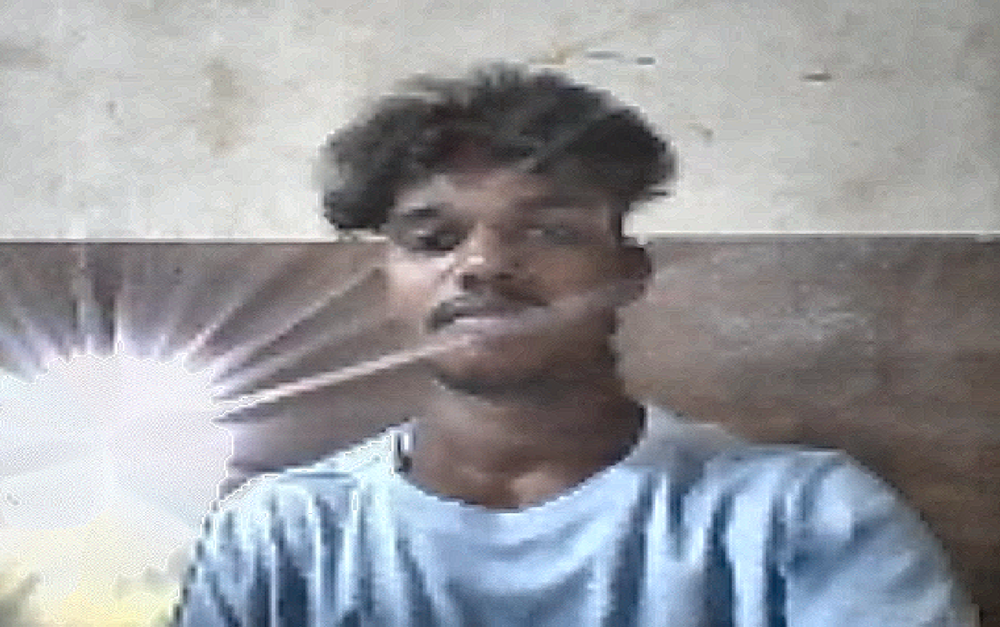
#> input picture sowndhar/remover.png, 1000 x 627 px, shrunk from 1629 x 1021 before the run
$ python -i sample.py   (imports and definitions only)
#> lines starting #> are read from the running program, lines starting #| are printed output that depends on the picture; after the words box and inside, x2 and y2 are one past the last pixel; in counts of white or black regions, pixels touching at a corner belong together
#> in remove_glare, image is the input picture: shape (627, 1000, 3); mean B, G, R 158.2, 153.8, 152.2
import cv2
import numpy as np

def detect_glare_mask(image):
    """Detect glare regions and return a binary mask."""
    hsv = cv2.cvtColor(image, cv2.COLOR_BGR2HSV)
#> hsv: shape (627, 1000, 3); mean H, S, V 72, 29.2, 163.9

    # Bright white glare (low saturation, high value)
    lower = np.array([0, 0, 220], dtype=np.uint8)
    upper = np.array([180, 60, 255], dtype=np.uint8)
    mask = cv2.inRange(hsv, lower, upper)
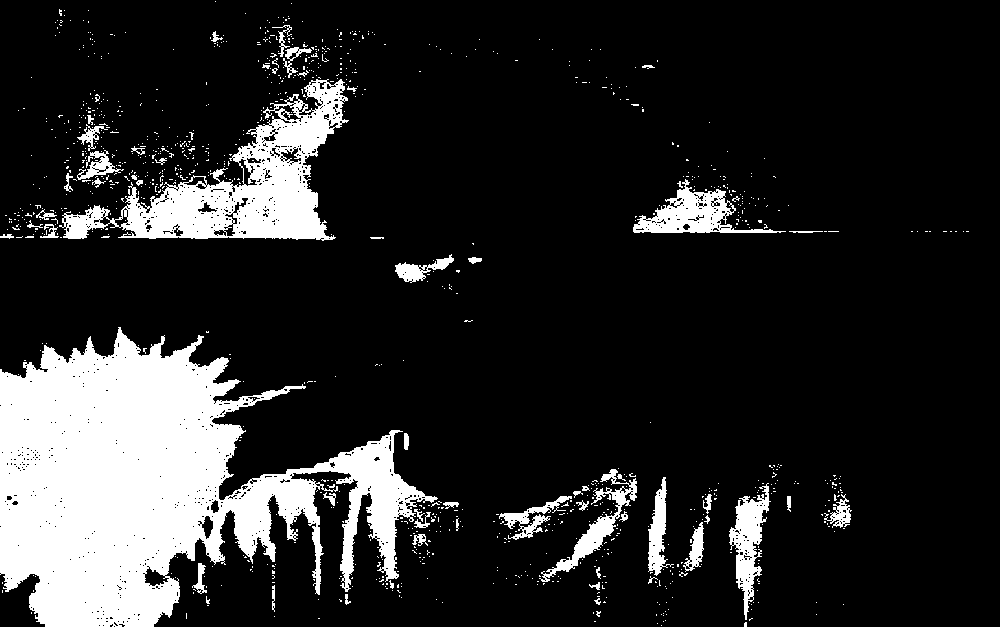
#> mask: shape (627, 1000); 15.8% white; 1055 white regions (997 under 20 px), largest, box (x1, y1, x2, y2) and area: (0, 327, 438, 627) 66905, (59, 79, 349, 241) 15743, (633, 179, 786, 233) 2914

    # Extra: detect bright spots in grayscale
    gray = cv2.cvtColor(image, cv2.COLOR_BGR2GRAY)
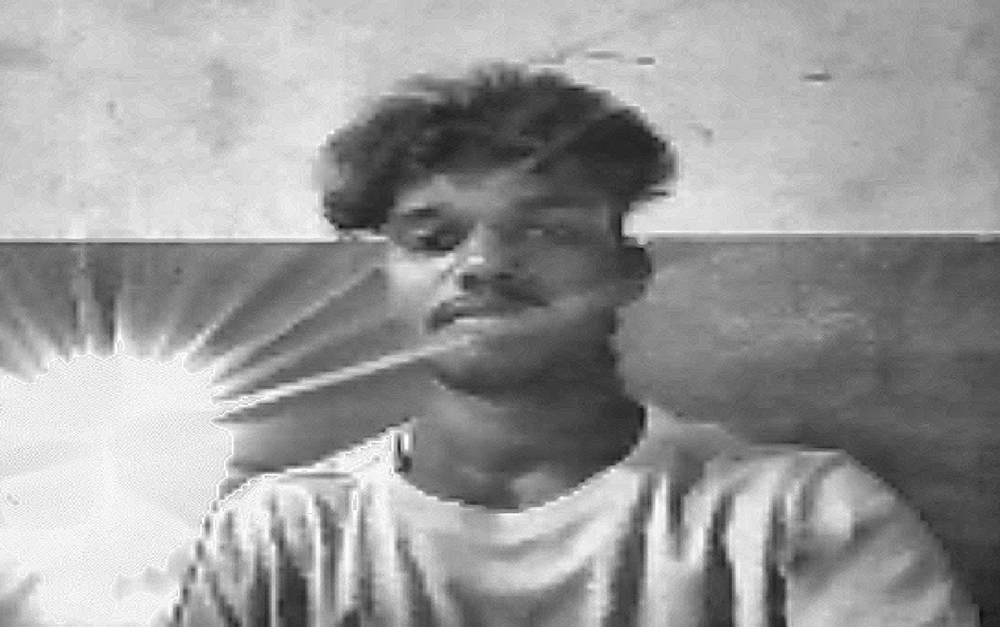
#> gray: shape (627, 1000); min 13, max 255, mean 153.8
    _, bright = cv2.threshold(gray, 230, 255, cv2.THRESH_BINARY)
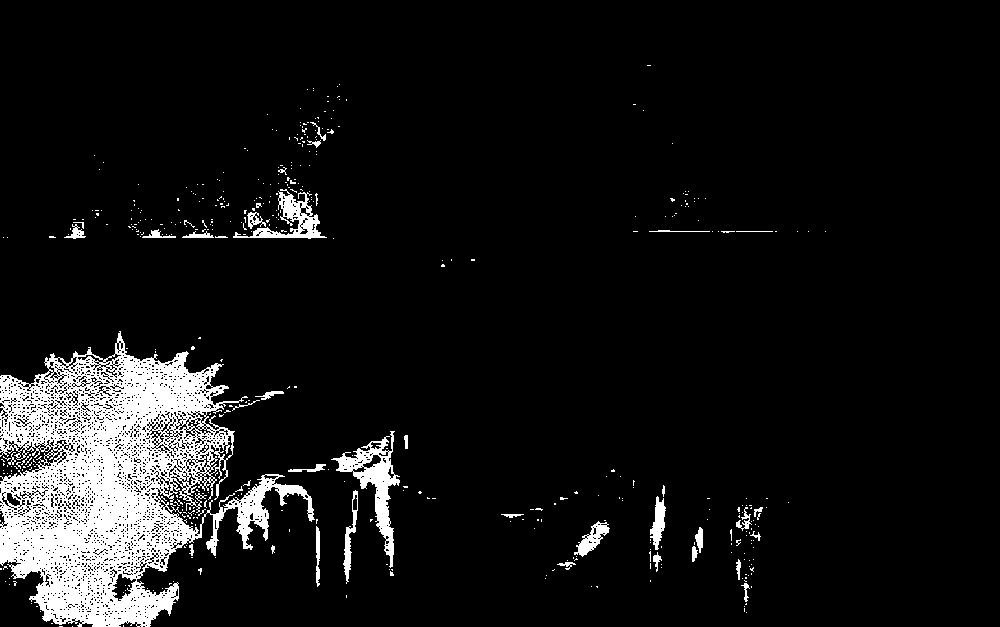
#> bright: shape (627, 1000); 8% white; 457 white regions (417 under 20 px), largest, box (x1, y1, x2, y2) and area: (0, 331, 315, 627) 41771, (331, 431, 400, 568) 2376, (233, 189, 327, 239) 1347
    mask = cv2.bitwise_or(mask, bright)
#> mask: shape (627, 1000); 15.8% white; 1055 white regions (997 under 20 px), largest, box (x1, y1, x2, y2) and area: (0, 327, 438, 627) 66952, (59, 79, 349, 241) 15743, (633, 179, 786, 233) 2914

    # Clean up mask
    kernel = cv2.getStructuringElement(cv2.MORPH_ELLIPSE, (7,7))
    mask = cv2.morphologyEx(mask, cv2.MORPH_CLOSE, kernel, iterations=1)
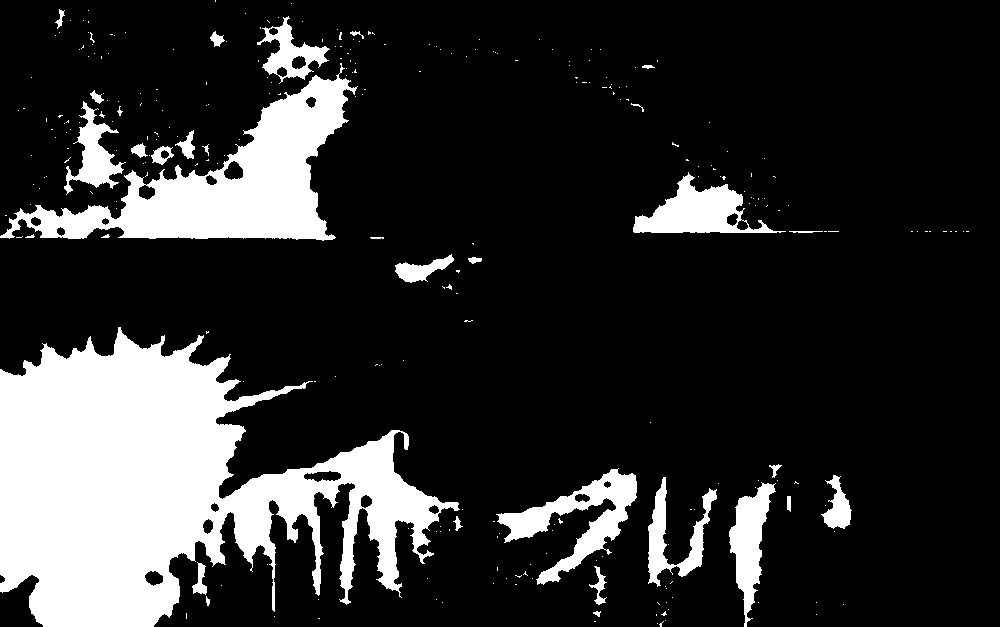
#> mask: shape (627, 1000); 18.4% white; 283 white regions (250 under 20 px), largest, box (x1, y1, x2, y2) and area: (0, 327, 460, 627) 71411, (0, 63, 358, 241) 21194, (496, 468, 637, 585) 5037
    mask = cv2.morphologyEx(mask, cv2.MORPH_OPEN, kernel, iterations=1)
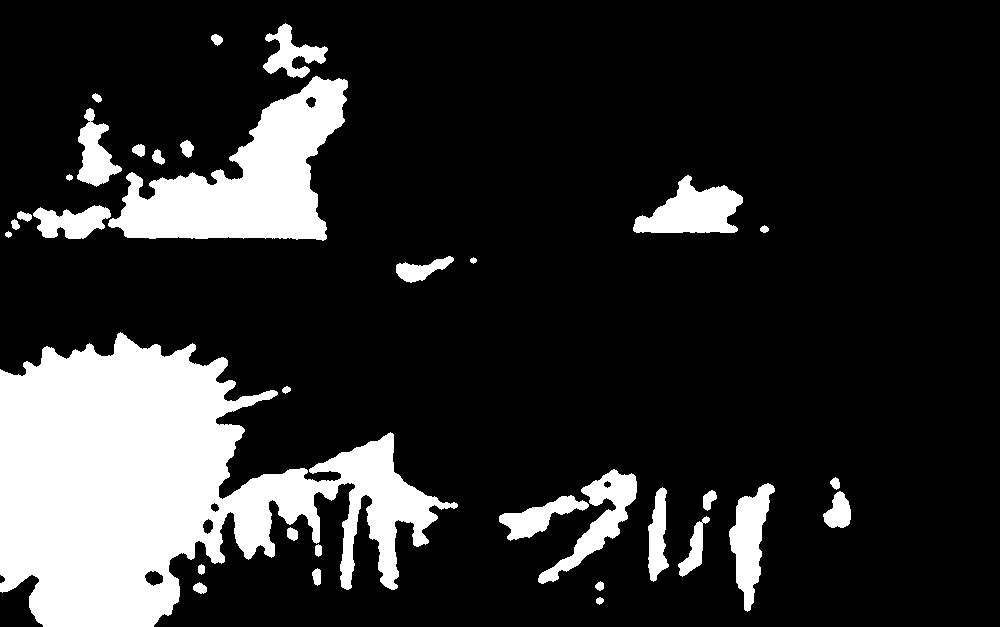
#> mask: shape (627, 1000); 17.6% white; 34 white regions, largest, box (x1, y1, x2, y2) and area: (0, 332, 458, 627) 69767, (108, 76, 348, 241) 18603, (633, 175, 743, 233) 3724
    mask = cv2.dilate(mask, kernel, iterations=1)
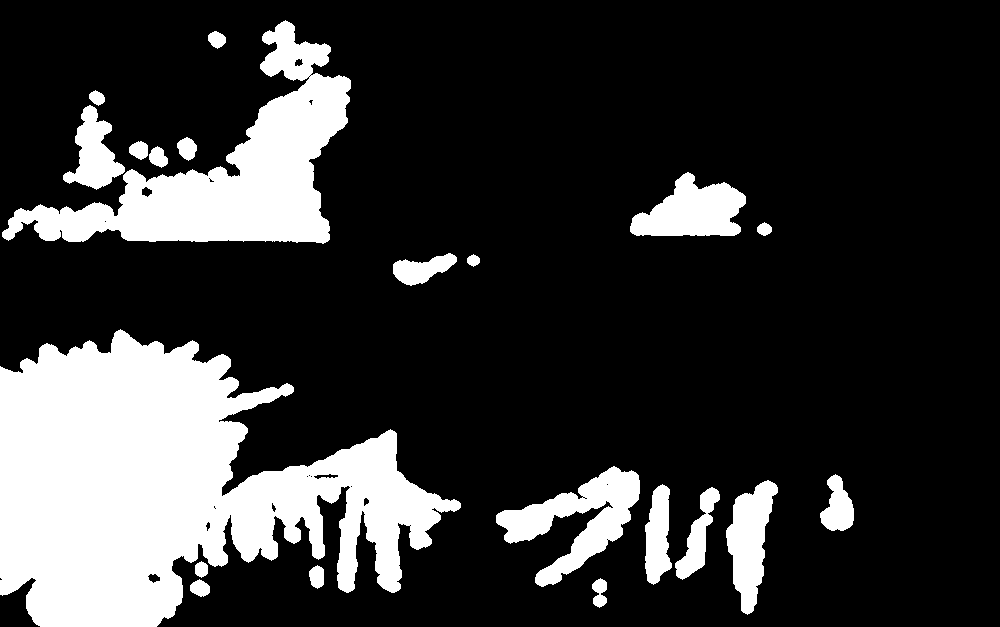
#> mask: shape (627, 1000); 20.8% white; 21 white regions, largest, box (x1, y1, x2, y2) and area: (0, 329, 461, 627) 77306, (2, 20, 351, 244) 26496, (496, 466, 640, 587) 6751

    return mask

def remove_glare(input_path, output_path):
    """Remove glare from an image file and save the result."""
    image = cv2.imread(input_path)
    if image is None:
        raise FileNotFoundError(f"Could not read {input_path}")

    mask = detect_glare_mask(image)

    # Inpainting
    result = cv2.inpaint(image, mask, 7, cv2.INPAINT_TELEA)

    # Save
    cv2.imwrite(output_path, result)
    print(f"[INFO] Saved glare-removed image as {output_path}")

# --------- Example usage ---------
# [7 lines not run here, left out]
def remove_glare(input_path, output_path):
    """Remove glare from an image file and save the result."""
    image = cv2.imread(input_path)
    if image is None:
        raise FileNotFoundError(f"Could not read {input_path}")

    mask = detect_glare_mask(image)

    # Inpainting
    result = cv2.inpaint(image, mask, 7, cv2.INPAINT_TELEA)
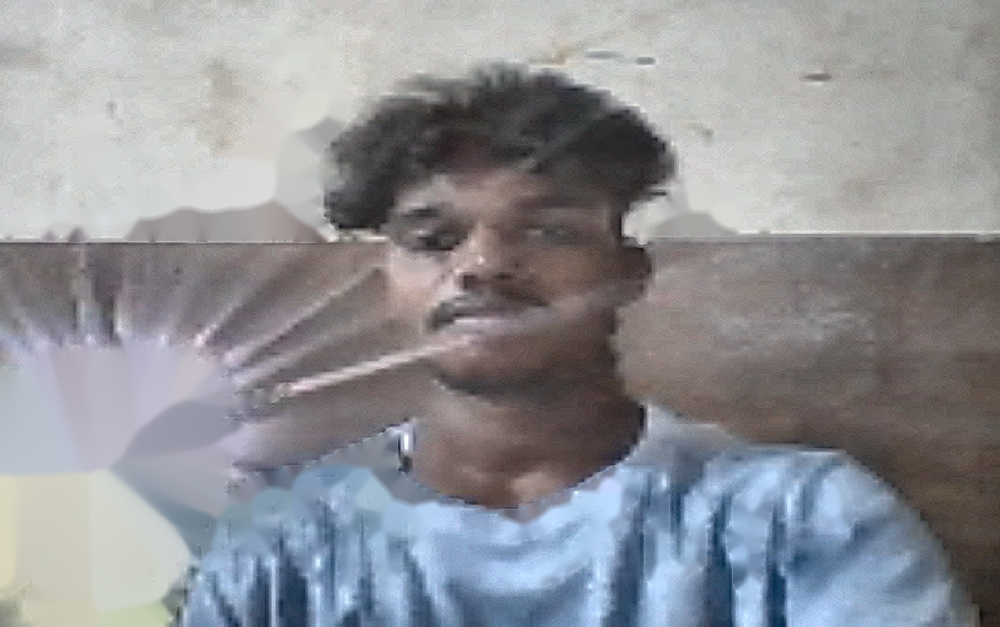
#> result: shape (627, 1000, 3); mean B, G, R 150.3, 145.3, 143.9

    # Save
    cv2.imwrite(output_path, result)
    print(f"[INFO] Saved glare-removed image as {output_path}")

    # ---------- Show images ----------
    cv2.imshow("Original", image)
    cv2.imshow("Glare Removed", result)
    cv2.waitKey(0)   # எந்த ஒரு key அழுத்தும் வரை காத்திருக்கும்
    cv2.destroyAllWindows()

>>> result = remove_glare('remover.png', 'out.png')

$ run again, on sowndhar/input.jpeg
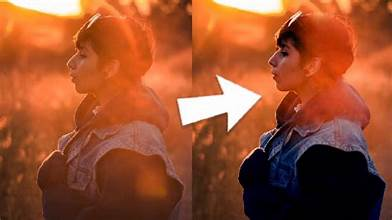
#> input picture sowndhar/input.jpeg, 392 x 220 px
#> in remove_glare, image is the input picture: shape (220, 392, 3); mean B, G, R 46.9, 79.9, 154.1
#> hsv: shape (220, 392, 3); mean H, S, V 26.9, 185.7, 155.6
#> in detect_glare_mask, `mask = cv2.inRange(hsv, lower, upper)`:
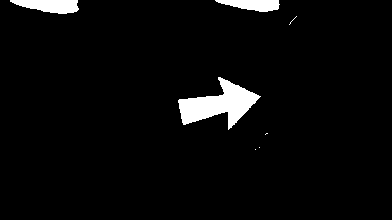
#> mask: shape (220, 392); 3.7% white; 7 white regions (4 under 20 px), largest, box (x1, y1, x2, y2) and area: (178, 77, 261, 130) 1989, (10, 0, 79, 14) 687, (215, 0, 280, 12) 533
#> bright: shape (220, 392); 3.8% white; 6 white regions (3 under 20 px), largest, box (x1, y1, x2, y2) and area: (178, 77, 260, 130) 1933, (8, 0, 79, 15) 745, (214, 0, 280, 12) 578
#> in remove_glare, `result = cv2.inpaint(image, mask, 7, cv2.INPAINT_TELEA)`:
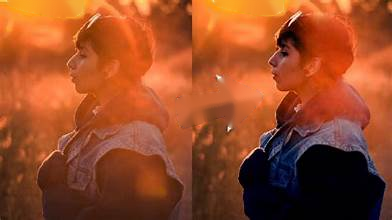
#> result: shape (220, 392, 3); mean B, G, R 38.9, 74.6, 152.8
